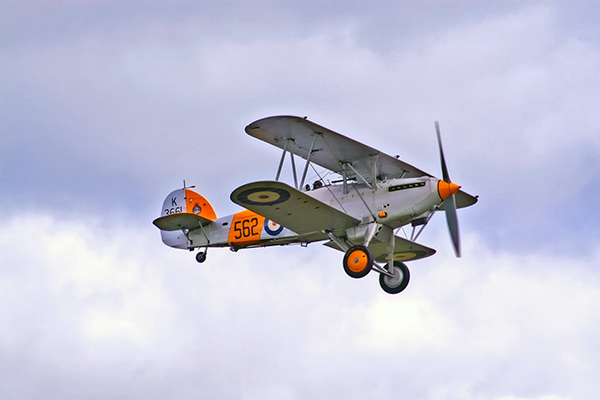
#> input picture study/opencv/data/airplane.bmp, 600 x 400 px
$ python affine.py
#> lines starting #> are read from the running program, lines starting #| are printed output that depends on the picture
import sys
import numpy as np
import cv2

src = cv2.imread('./data/airplane.bmp')
#> src is the input picture: shape (400, 600, 3); mean B, G, R 217.1, 197.6, 196.8

if src is None:
    print('image load failed')
    sys.exit()

aff = np.array([[1, 0.5, 0],
                [0, 1, 0]], dtype=np.float32)
h, w = src.shape[:2]
#> h = 400; w = 600

dst = cv2.warpAffine(src, aff, (w+ int(h*0.5),h))
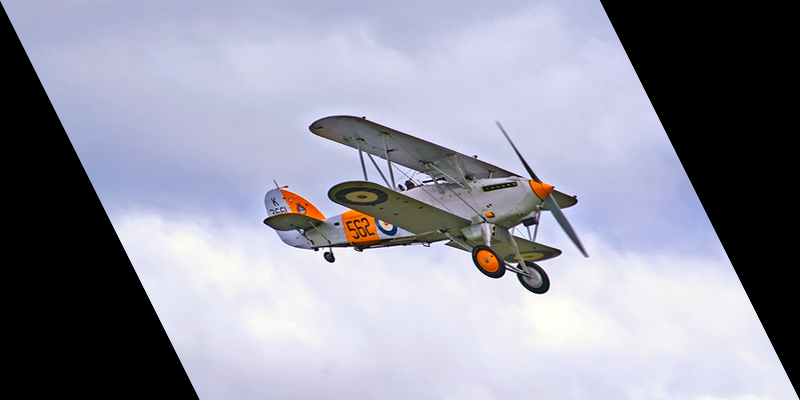
#> dst: shape (400, 800, 3); mean B, G, R 162.9, 148.3, 147.7

cv2.imshow('src', src)
cv2.imshow('dst', dst)
cv2.waitKey()
#> (the run stopped early here; a loop or call above may not have finished)

$ run again, with study/opencv/data/field.bmp copied over study/opencv/data/airplane.bmp
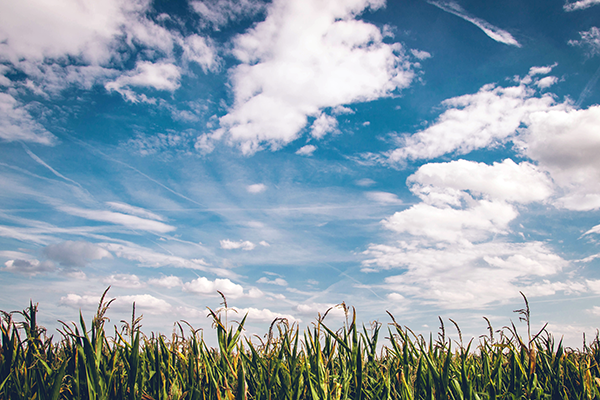
#> input picture study/opencv/data/field.bmp, 600 x 400 px
#> src is the input picture: shape (400, 600, 3); mean B, G, R 173.2, 160.3, 141.8
#> `dst = cv2.warpAffine(src, aff, (w+ int(h*0.5),h))`:
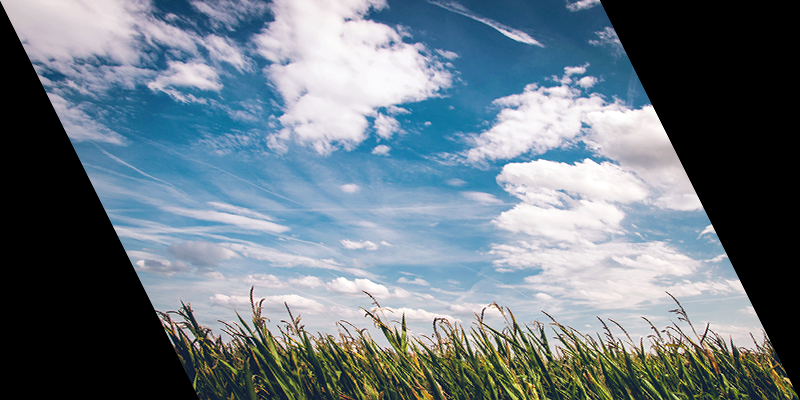
#> dst: shape (400, 800, 3); mean B, G, R 130, 120.3, 106.5
